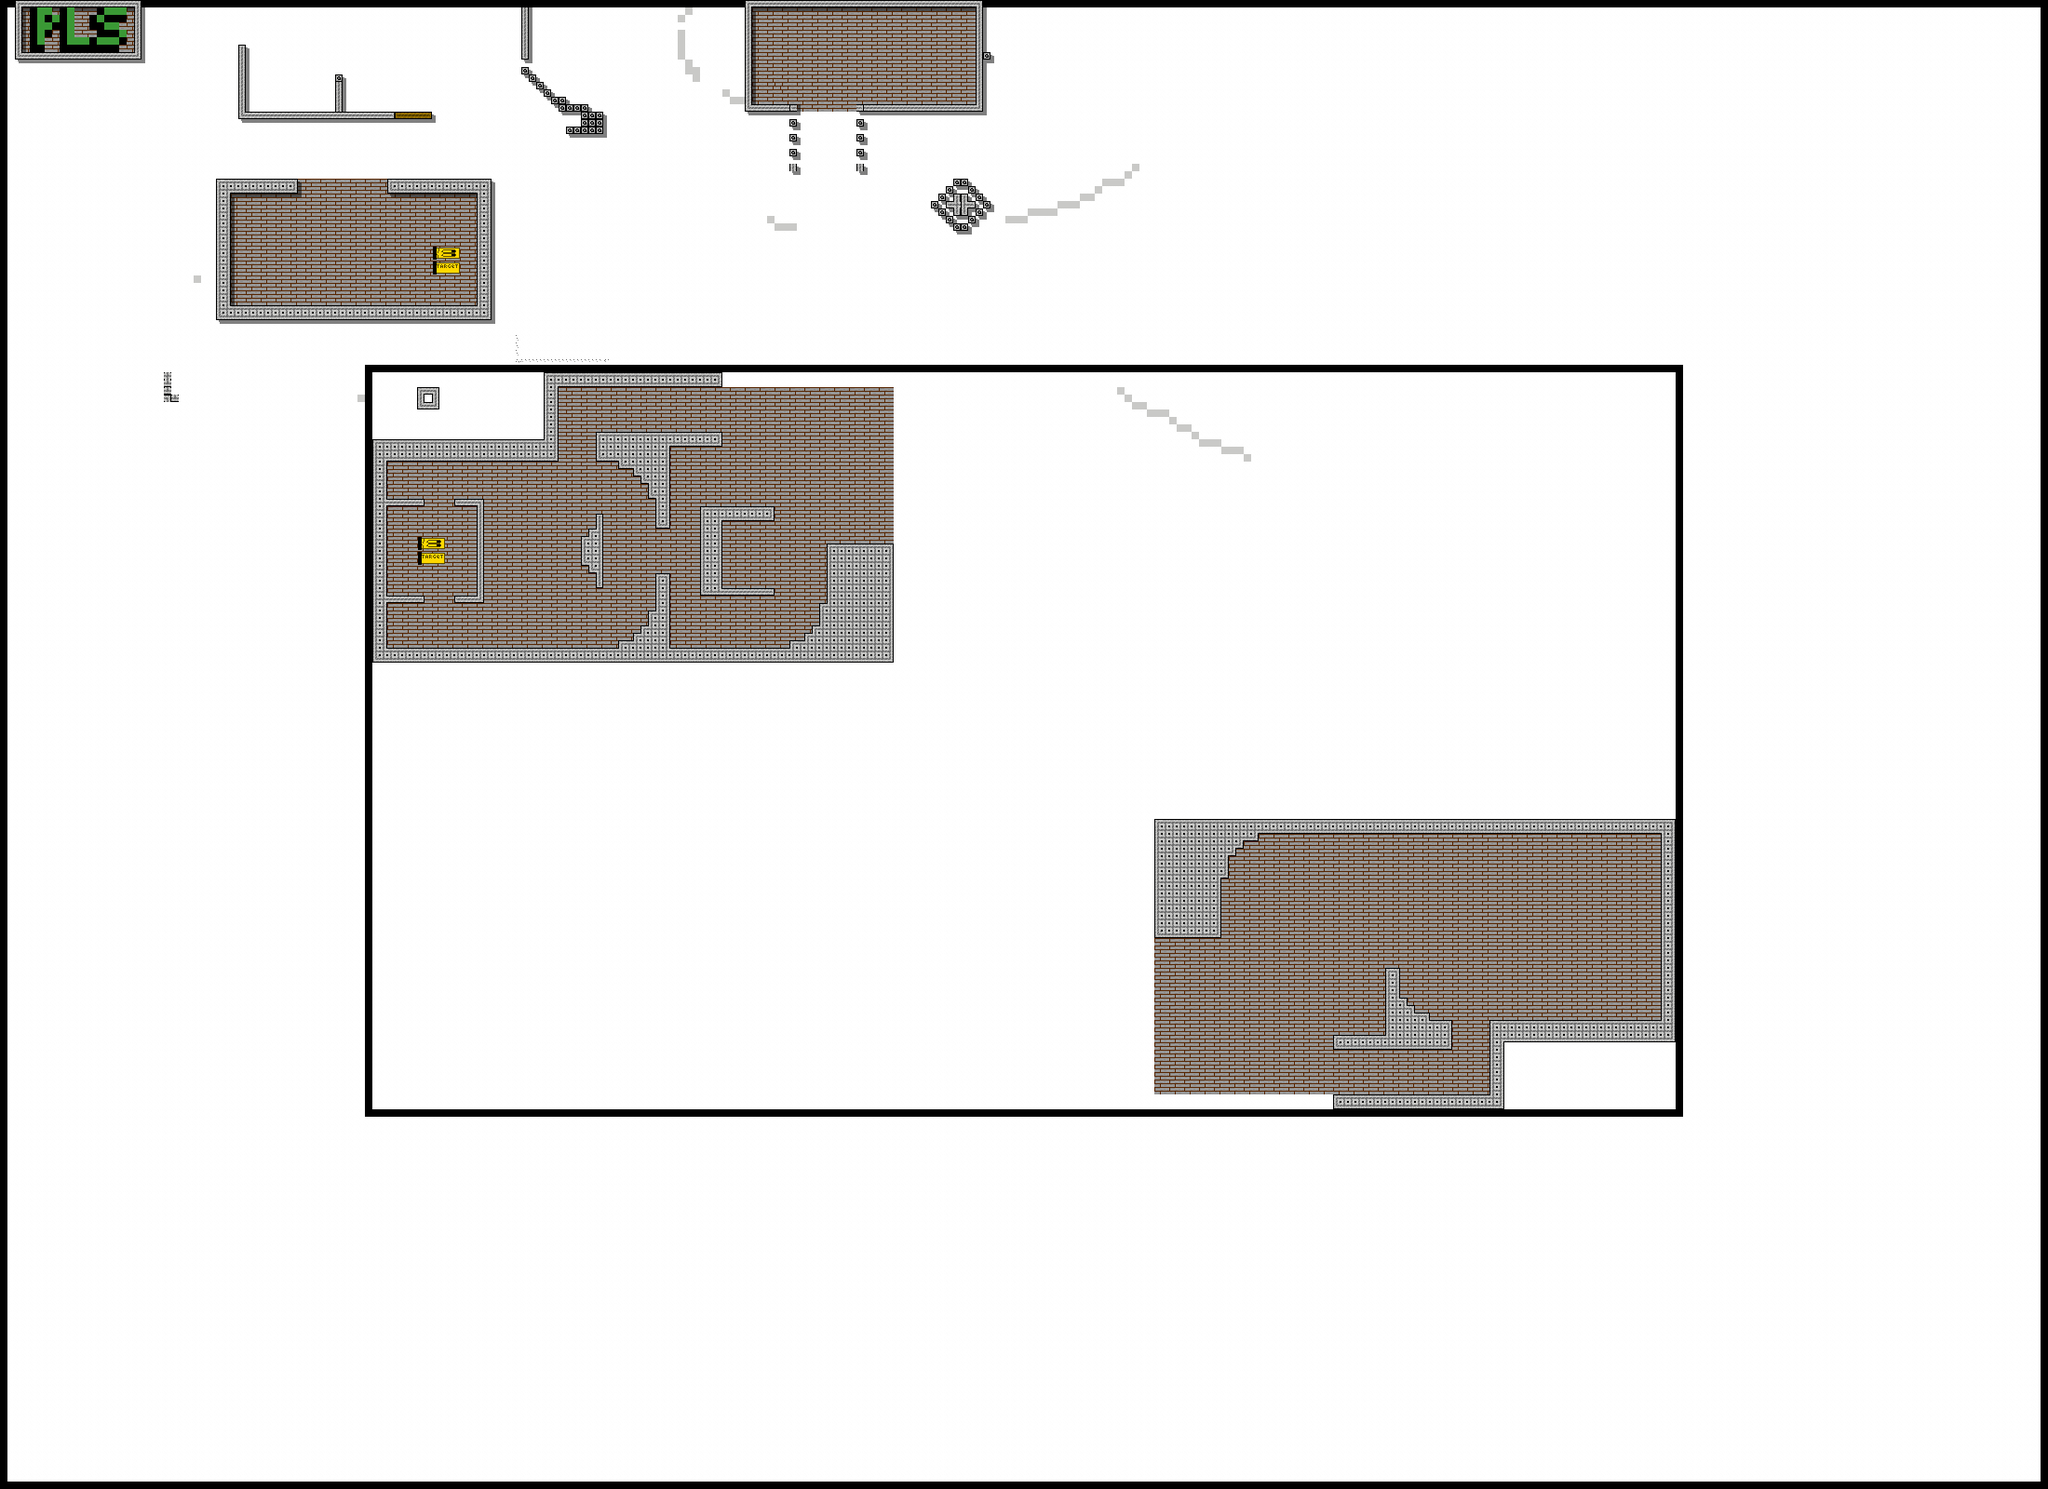

The image is a tile-based game level rendered from a .tmx file. Its description and source (layers, tilesets, objects; grid data summarised) follow:
An orthogonal 275x200 tile map with 8x8 px tiles, 2 tile layers (base, wall), 3 tilesets.

<map version="1.0" orientation="orthogonal" renderorder="right-down" width="275" height="200" tilewidth="8" tileheight="8" nextobjectid="1">
 <tileset firstgid="1" name="Tileset" tilewidth="8" tileheight="8">
  <image source="Tileset.png" width="640" height="400" />
 </tileset>
 <tileset firstgid="4001" name="stoneWall" tilewidth="8" tileheight="8">
  <image source="stoneWall.png" width="32" height="800" />
 </tileset>
 <tileset firstgid="4401" name="woodWall" tilewidth="8" tileheight="8">
  <image source="woodWall.png" width="32" height="800" />
 </tileset>
 <layer name="base" width="275" height="200">
  <data>[55000 cells, 55000 non-empty, 16 distinct tile ids]</data>
 </layer>
 <layer name="wall" width="275" height="200">
  <data>[55000 cells, 3522 non-empty, 49 distinct tile ids]</data>
 </layer>
</map>